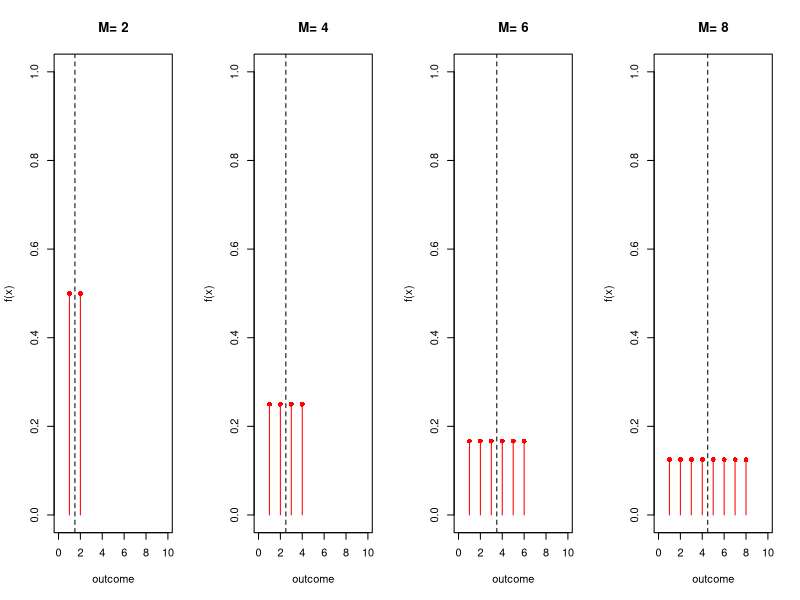
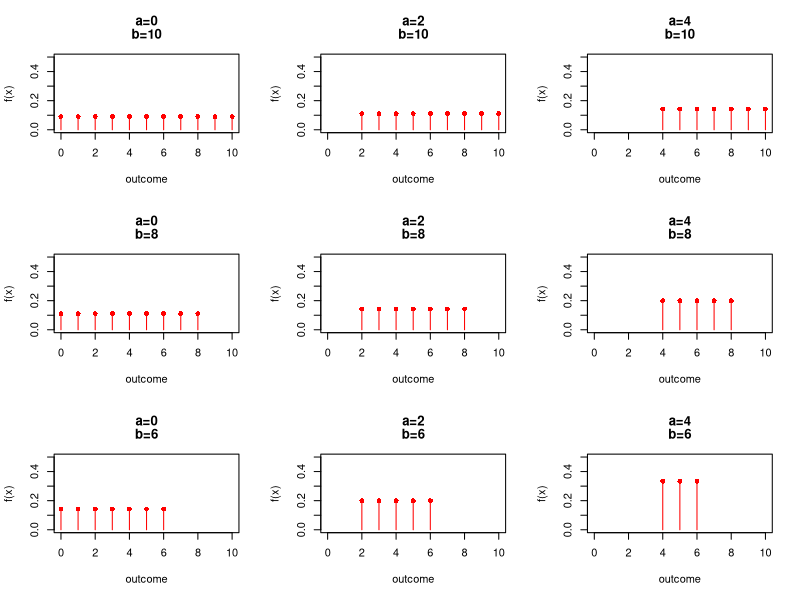
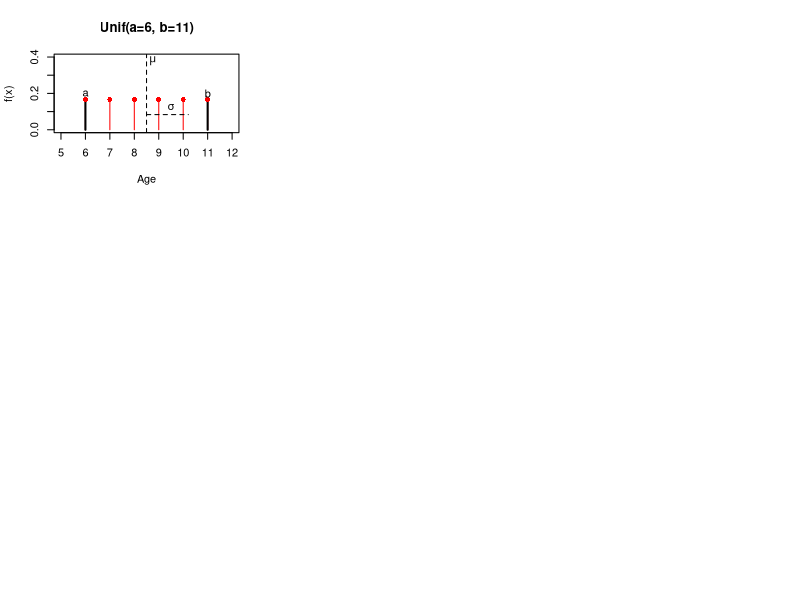
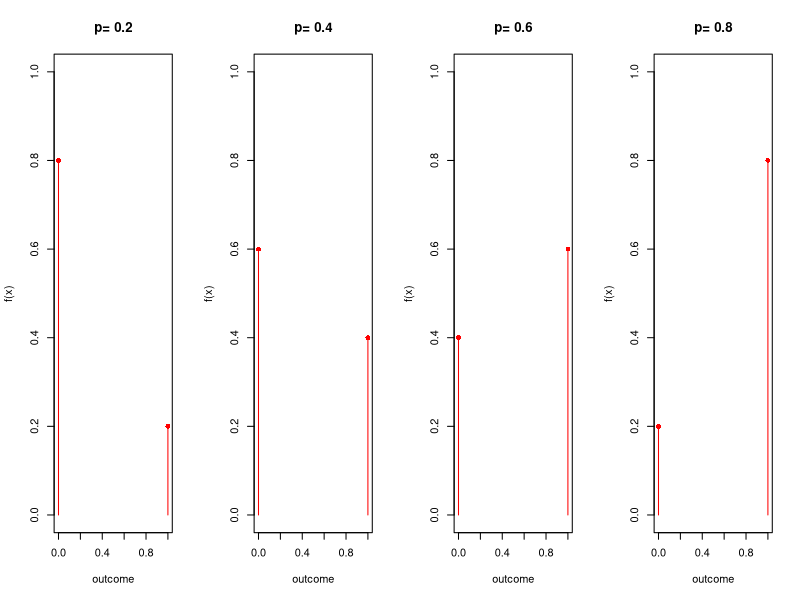
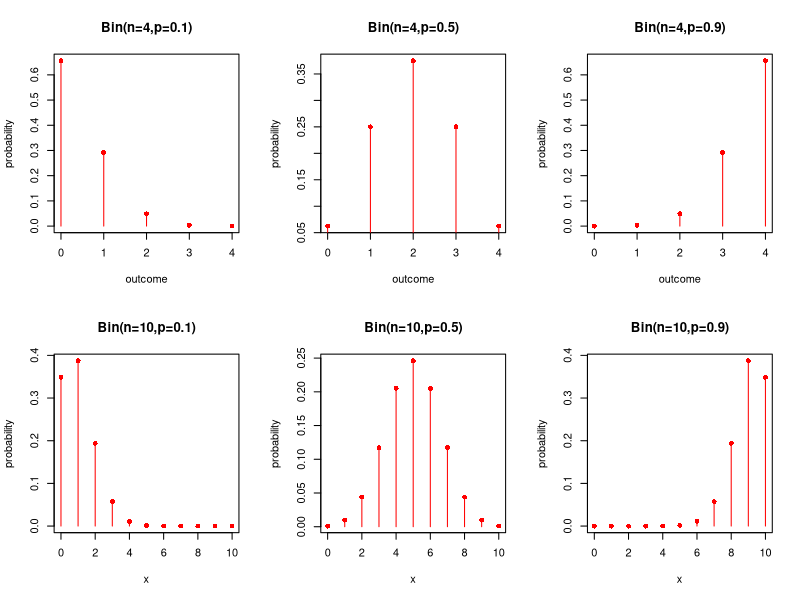
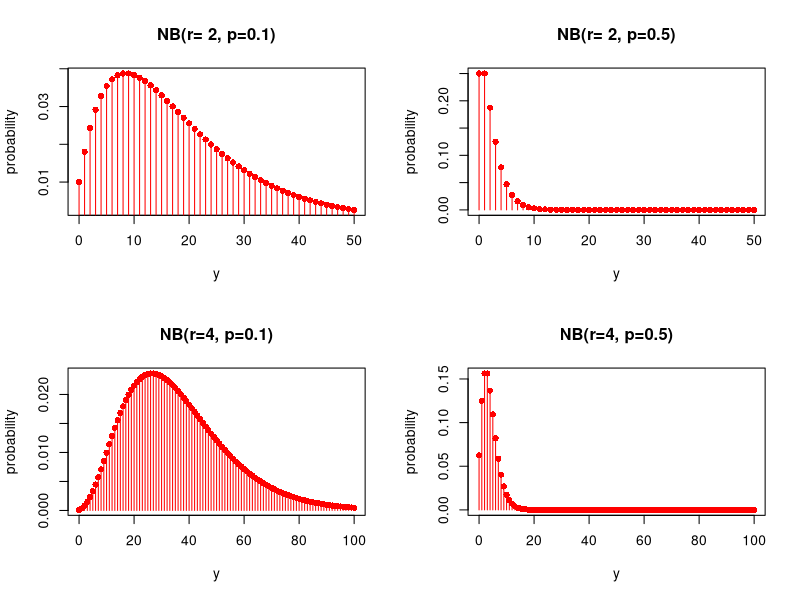
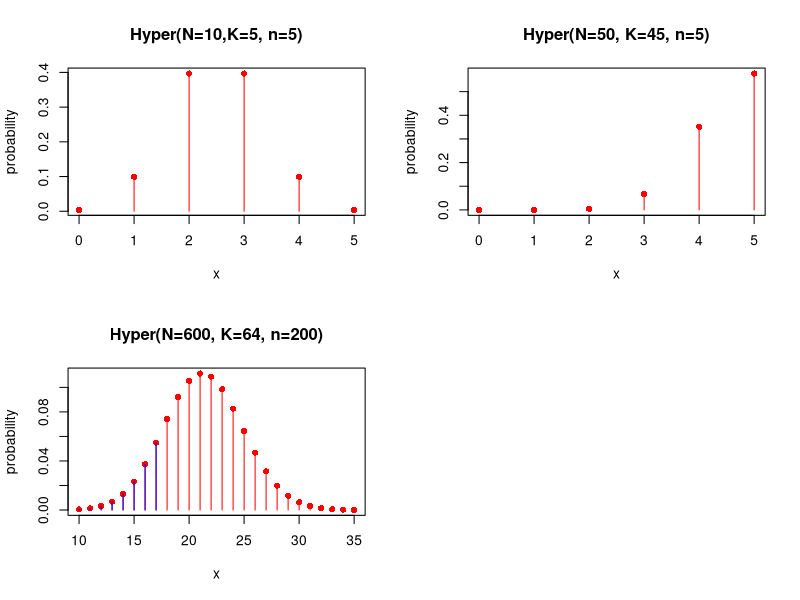

R code for these plots, in order:
## ---- chunk 1
par(mfrow=c(1,4))

for(i in seq(2,8,2))
{
  outcome <- 1:i
  probability <- rep(1/i, i)
  plot(outcome, probability, pch=16,col="red",   main=paste("M=",i), ylab="f(x)", ylim=c(0,1), xlim=c(0,10))
  for(i in 1:length(outcome))
  {lines(c(outcome[i], outcome[i]), c(0,      probability[i]), col="red")}

  abline(v=(i+1)/2, lty=2)
}
  
## ---- chunk 2
par(mfrow=c(3,3))

for(j in c(10, 8, 6))
{
for(i in c(0, 2, 4))
{
  outcome <- i:j
  probability <- rep(1/length(outcome), length(outcome))
  plot(outcome, probability, pch=16,col="red",   main=paste(c("a", "b"),c(i,j), sep="="), ylab="f(x)", ylim=c(0,0.5), xlim=c(0,10))
  for(x in 1:length(outcome))
  {lines(c(outcome[x], outcome[x]), c(0,      probability[x]), col="red")

  }
  #  abline(v=(i+j)/2, lty=2)    
}
  }
## ---- chunk 3
outcome <- 1:6
probability <- rep(1/6, 6)
plot(outcome+5, probability, pch=16,col="red", xlab="Age", ylab="f(x)", ylim=c(0,0.4), main="Unif(a=6, b=11)", xlim=c(5,12))
for(i in 1:length(outcome))
{lines(c(outcome[i]+5, outcome[i]+5), c(0, probability[i]), col="red")}

lines(c(outcome[1]+5, outcome[1]+5), c(0, probability[i]), col="black", lwd=2)

lines(c(outcome[6]+5, outcome[6]+5), c(0, probability[i]), col="black", lwd=2)

abline(v=8.5, col="black", lty=2)

lines( c(8.5, 8.5+sqrt((6^2-1)/12)), c(1/6/2, 1/6/2), col="black", lty=2)

points(outcome+5, probability, pch=16,col="red")

text(6,0.2, "a")
text(11,0.2, "b")

text(8.75,0.38, expression(mu), col="black")

text(9.5,0.125, expression(sigma), col="black")


## ---- chunk 4
par(mfrow=c(1,4))

probs <- c(0.2, 0.4, 0.6, 0.8)

for(i in 1:4)
{
  outcome <- 0:1
  probability <- c(1-probs[i], probs[i]) 
  plot(outcome, probability, pch=16,col="red",   main=paste("p=",probs[i]), ylab="f(x)", ylim=c(0,1), xlim=c(0,1))
  for(i in 1:length(outcome))
  {lines(c(outcome[i], outcome[i]), c(0,      probability[i]), col="red")}
}
  
## ---- chunk 5
par(mfrow=c(2,3))

outcome <- 0:4
probability <- dbinom(outcome,4,0.1)
plot(outcome, probability, pch=16,col="red", main="Bin(n=4,p=0.1)")
for(i in 1:length(outcome))
{lines(c(outcome[i], outcome[i]), c(0, probability[i]), col="red")}


outcome <- 0:4
probability <- dbinom(outcome,4,0.5)
plot(outcome, probability, pch=16,col="red", main="Bin(n=4,p=0.5)")
for(i in 1:length(outcome))
{lines(c(outcome[i], outcome[i]), c(0, probability[i]), col="red")}


outcome <- 0:4
probability <- dbinom(outcome,4,0.9)
plot(outcome, probability, pch=16,col="red", main="Bin(n=4,p=0.9)")
for(i in 1:length(outcome))
{lines(c(outcome[i], outcome[i]), c(0, probability[i]), col="red")}


outcome <- 0:10
probability <- dbinom(outcome,10,0.1)
plot(outcome, probability, pch=16,col="red", main="Bin(n=10,p=0.1)", xlab="x")
for(i in 1:length(outcome)) 
{lines(c(outcome[i], outcome[i]), c(0, probability[i]), col="red")}


outcome <- 0:10
probability <- dbinom(outcome,10,0.5)
plot(outcome, probability, pch=16,col="red", main="Bin(n=10,p=0.5)", xlab="x")
for(i in 1:length(outcome))
{lines(c(outcome[i], outcome[i]), c(0, probability[i]), col="red")}


outcome <- 0:10
probability <- dbinom(outcome,10,0.9)
plot(outcome, probability, pch=16,col="red", main="Bin(n=10,p=0.9)", xlab="x")
for(i in 1:length(outcome))
{lines(c(outcome[i], outcome[i]), c(0, probability[i]), col="red")}


## ---- chunk 6

par(mfrow=c(2,2))

outcome <- 0:50
probability <- dnbinom(outcome, 2, 0.1)
plot(outcome, probability, pch=16,col="red", main="NB(r= 2, p=0.1)", xlab="y")
for(i in 1:length(outcome))
{lines(c(outcome[i], outcome[i]), c(0, probability[i]), col="red")}

outcome <- 0:50
probability <- dnbinom(outcome, 2, 0.5)
plot(outcome, probability, pch=16,col="red", main="NB(r= 2, p=0.5)", xlab="y")
for(i in 1:length(outcome))
{lines(c(outcome[i], outcome[i]), c(0, probability[i]), col="red")}

outcome <- 0:100
probability <- dnbinom(outcome, 4, 0.1)
plot(outcome, probability, pch=16,col="red", main="NB(r=4, p=0.1)", xlab="y")
for(i in 1:length(outcome))
{lines(c(outcome[i], outcome[i]), c(0, probability[i]), col="red")}


outcome <- 0:100
probability <- dnbinom(outcome, 4, 0.5)
plot(outcome, probability, pch=16,col="red", main="NB(r=4, p=0.5)", xlab="y")
for(i in 1:length(outcome))
{lines(c(outcome[i], outcome[i]), c(0, probability[i]), col="red")}

## ---- chunk 7
outcome <- 0:5
probability <- dhyper(outcome, m=5, n=5, k=5)
plot(outcome, probability, pch=16,col="red", main="Hyper(N=10,K=5, n=5)", xlab="x")
for(i in 1:length(outcome))
{lines(c(outcome[i], outcome[i]), c(0, probability[i]), col="red")}
## ---- chunk 8
outcome <- 0:5
probability <-dhyper(outcome, m=45, n=5, k=5)
plot(outcome, probability, pch=16,col="red", main="Hyper(N=50, K=45, n=5)", xlab="x")
for(i in 1:length(outcome))
{lines(c(outcome[i], outcome[i]), c(0, probability[i]), col="red")}
## ---- chunk 9
outcome <- 10:35
probability <-dhyper(outcome, 64, 536, 200)
plot(outcome, probability, pch=16,col="red", main="Hyper(N=600, K=64, n=200)", xlab="x")
for(i in 1:length(outcome))
{lines(c(outcome[i], outcome[i]), c(0, probability[i]), col="red")}

for(i in 1:8)
{lines(c(outcome[i], outcome[i]), c(0, probability[i]), col="blue")}
